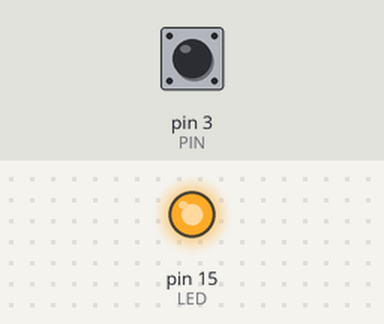
The sketch below on a simulated Arduino Leonardo, built with avr-gcc and run on an emulated ATmega32U4. On the bench: output pins drawn as LEDs (lit = HIGH). The inputs (shaded band) are chosen by the test bench; at power-on: pin 3 (PIN) HIGH. USB keyboard and mouse output is not drawn; what the sketch prints to the serial monitor is not drawn.

Above: at 1.2 s.
1.3 s: pin 3 (PIN) pulled LOW for 0.15 s
At 1.37 s:
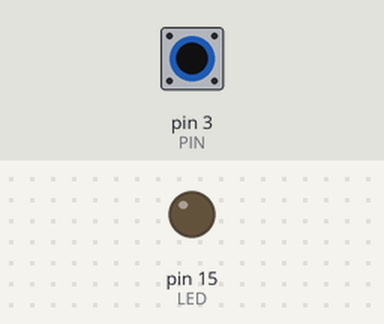
2.9 s: pin 3 (PIN) pulled LOW for 3.2 s
At 6.5 s:
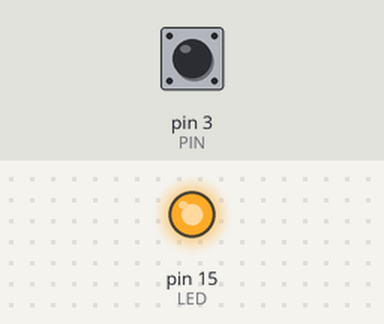
Timing chart, 0 to 8.0 s (numbered marks = the images above; inputs shaded):
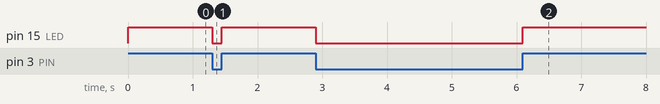

The sketch:

pttProgram.ino
```cpp
#include "Keyboard.h"

#define PIN  3
#define LED  15
long counter;

bool keypress;

void setup() {
  pinMode(PIN, INPUT_PULLUP);
  pinMode(LED, OUTPUT);
  // open the serial port:
  Serial.begin(9600);
  // initialize control over the keyboard:
  Keyboard.begin();
  Serial.println("start Push to talk");
  counter = millis();
  keypress = false;
}

void loop() {
  // put your main code here, to run repeatedly:
  int state = digitalRead(PIN);
  digitalWrite(LED, state);


}
```

Measured:
- after the input at 1.3 s, pin 15 (LED): HIGH → LOW at once, → HIGH 0.15 s later
- after the input at 2.9 s, pin 15 (LED): HIGH → LOW at once, → HIGH 3.2 s later
